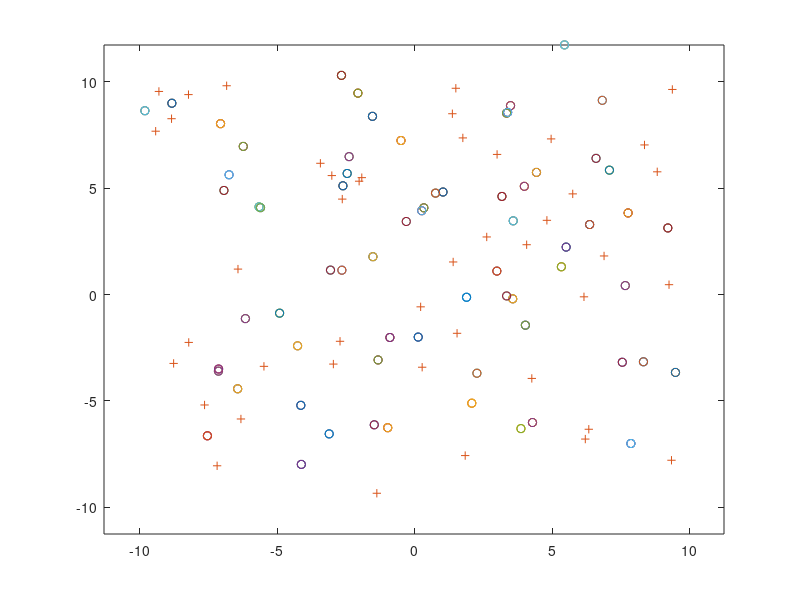

The MATLAB source for this figure:
lambda =0.1;
r_total =10;
cell_area = (2*r_total)^2;
init_n = poissrnd(lambda*cell_area);
   
%UserPoints = sqrt(cell_area)*rand(init_n,2); 
X = -r_total + 2*r_total*rand(init_n,1)
Y = -r_total + 2*r_total*rand(init_n,1)
voronoi(X,Y,'o');hold on 

usern=poissrnd(0.01*cell_area);
Xq=-r_total + 2*r_total*rand(usern,1);
Yq=-r_total + 2*r_total*rand(usern,1);

%num_users = 10;

%Xq = rand(num_users,1);
%Yq = rand(num_users,1);



%Xq = -r_total + 2*r_total*rand(num_users,1)
%Yq = -r_total + 2*r_total*rand(num_users,1)

IDX = knnsearch([X Y], [Xq Yq])

p=(1-0.01/0.1);
newb=(1-p)*0.1;
init_n = poissrnd(newb*cell_area);
X1 = -r_total + 2*r_total*rand(init_n,1)
Y1 = -r_total + 2*r_total*rand(init_n,1)



IDX2 = knnsearch([X1 Y1], [Xq Yq])


